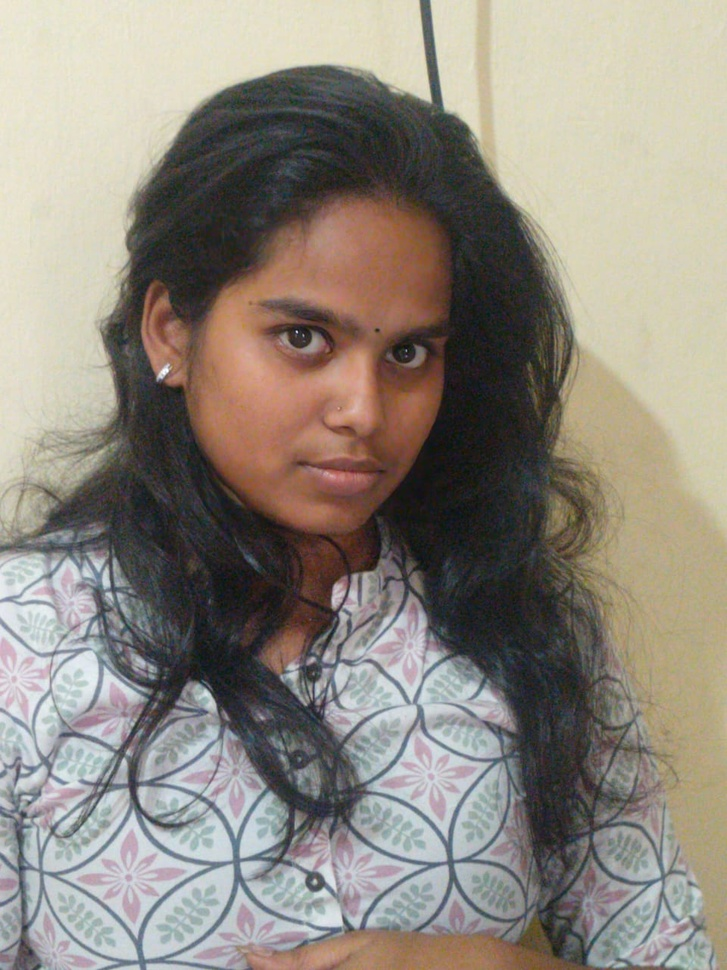
#> input picture testing_sandbox/base.jpg, 727 x 970 px, shrunk from 960 x 1280 before the run
$ python augment_test.py
#> lines starting #> are read from the running program, lines starting #| are printed output that depends on the picture
import cv2
import os
import numpy as np

# Automatically find the path where this specific test script is saved
SANDBOX_DIR = os.path.dirname(os.path.abspath(__file__))
BASE_IMAGE_PATH = os.path.join(SANDBOX_DIR, "base.jpg")

# 1. Verification Check
if not os.path.exists(BASE_IMAGE_PATH):
    print(f"❌ Error: Cannot find 'base.jpg' inside the testing folder!")
    print(f"Please drop a face image into: {SANDBOX_DIR} and rename it to 'base.jpg'")
    exit()

print("🎯 Base image verified. Initializing augmentation sandbox routines...")
img = cv2.imread(BASE_IMAGE_PATH)
#> img is the input picture: shape (970, 727, 3); mean B, G, R 126.8, 136.8, 143.8

# ==========================================
# 2. DEFINING EXPERIMENTAL VISUAL FILTERS
# ==========================================

def adjust_brightness(image, value):
    """Brightens or darkens the image matrix smoothly using HSV color space."""
    hsv = cv2.cvtColor(image, cv2.COLOR_BGR2HSV)
    h, s, v = cv2.split(hsv)
    # Safely prevent overflow/underflow when modifying pixel brightness values
    v = np.clip(v.astype(int) + value, 0, 255).astype(np.uint8)
    return cv2.cvtColor(cv2.merge((h, s, v)), cv2.COLOR_HSV2BGR)

def tilt_angle(image, angle):
    """Rotates the image to simulate slight head tilting positions."""
    h, w = image.shape[:2]
    center = (w // 2, h // 2)
    rotation_matrix = cv2.getRotationMatrix2D(center, angle, 1.0)
    return cv2.warpAffine(image, rotation_matrix, (w, h), borderMode=cv2.BORDER_REPLICATE)

def apply_blur(image, intensity=5):
    """Adds a smooth Gaussian blur to simulate webcam streaming motion noise."""
    return cv2.GaussianBlur(image, (intensity, intensity), 0)

# ==========================================
# 3. GENERATION REGISTRY
# ==========================================
# This dictionary maps clear labels to the processed image matrices
test_variations = {
    "test_bright": adjust_brightness(img, 45),
    "test_dim": adjust_brightness(img, -45),
    "test_high_contrast": cv2.convertScaleAbs(img, alpha=1.3, beta=0),
    "test_low_contrast": cv2.convertScaleAbs(img, alpha=0.7, beta=0),
    "test_tilt_left": tilt_angle(img, -8),
    "test_tilt_right": tilt_angle(img, 8),
    "test_mirrored": cv2.flip(img, 1),
    "test_motion_blur": apply_blur(img, 5)
}
#> in adjust_brightness, `hsv = cv2.cvtColor(image, cv2.COLOR_BGR2HSV)`: hsv: shape (970, 727, 3); mean H, S, V 58.7, 48.3, 148
#> in adjust_brightness, `h, s, v = cv2.split(hsv)`:
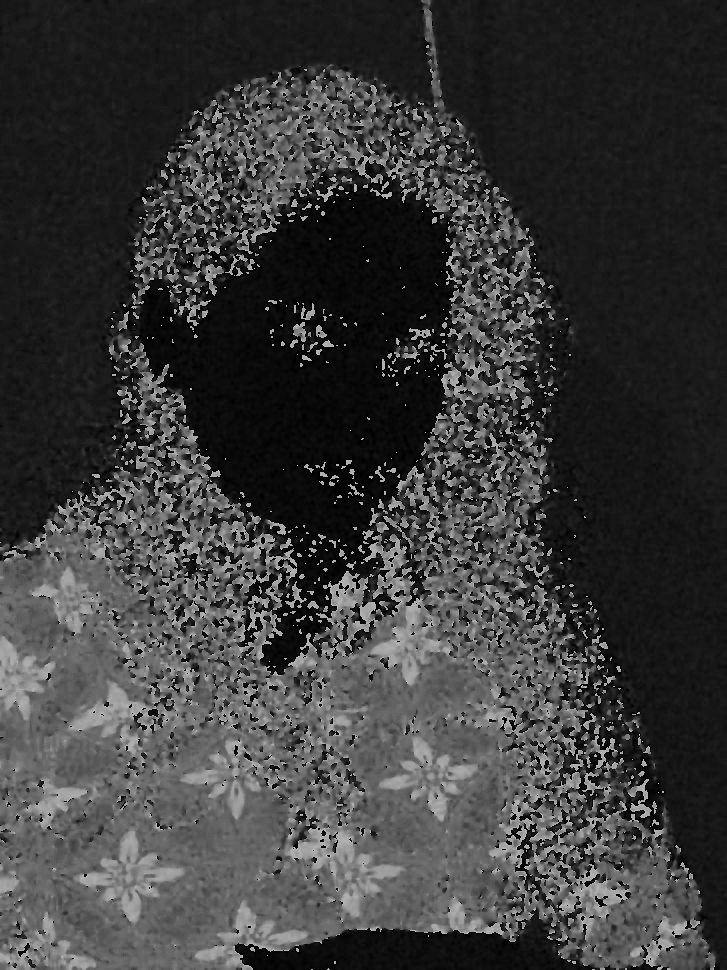
#> h: shape (970, 727); min 0, max 179, mean 58.7
#> in adjust_brightness, `h, s, v = cv2.split(hsv)`:
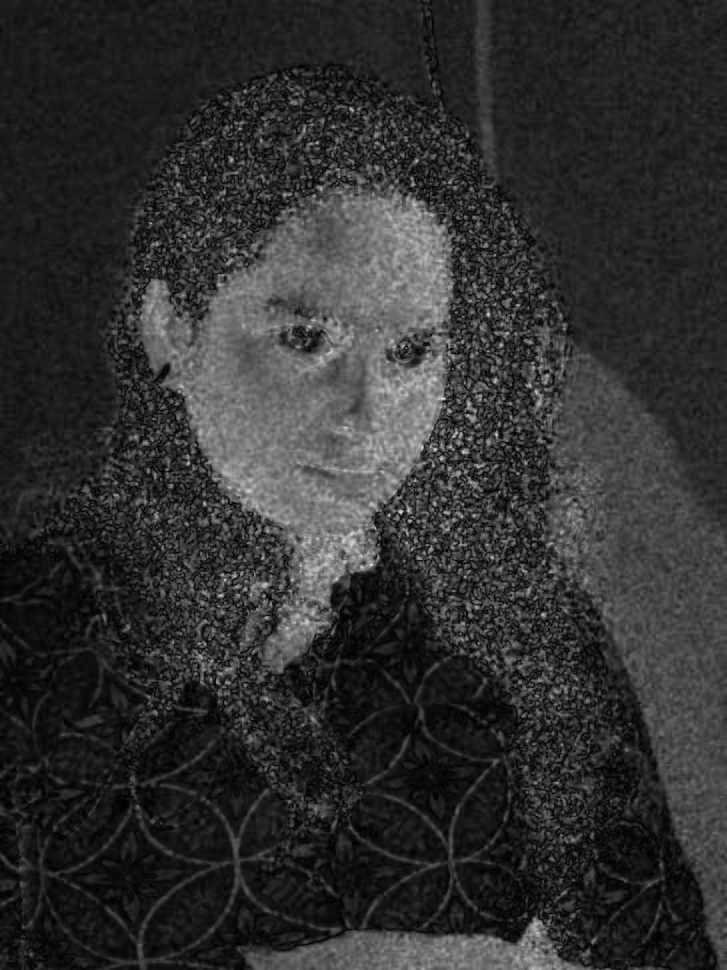
#> s: shape (970, 727); min 0, max 233, mean 48.3
#> call 2 of adjust_brightness, with value = -45
#> in adjust_brightness (call 2), `v = np.clip(v.astype(int) + value, 0, 255).astype(np.uint8)`:
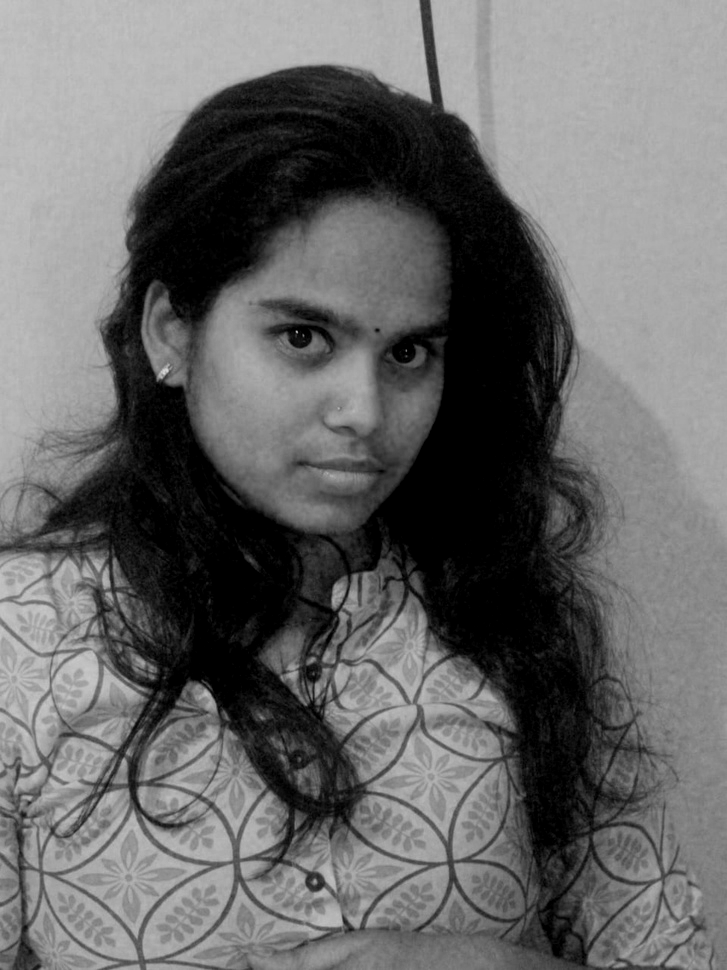
#> v: shape (970, 727); min 0, max 210, mean 103.8
#> in adjust_brightness (call 2), `return cv2.cvtColor(cv2.merge((h, s, v)), cv2.COLOR_HSV2BGR)`:
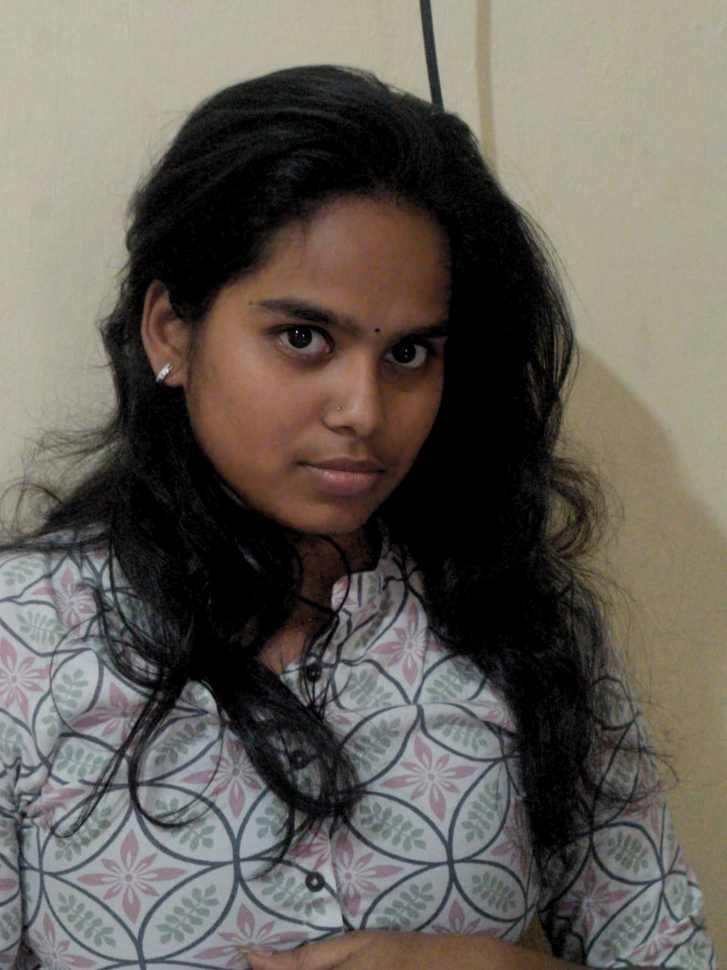
#> returned value: shape (970, 727, 3); mean B, G, R 88.8, 96.2, 101.3
#> in tilt_angle, `h, w = image.shape[:2]`: h = 970; w = 727
#> in tilt_angle, `center = (w // 2, h // 2)`: center = (363, 485)
#> in tilt_angle, `rotation_matrix = cv2.getRotationMatrix2D(center, angle, 1.0)`: rotation_matrix = [[0.99, -0.139, 71.03], [0.139, 0.99, -45.8]]
#> in tilt_angle, `return cv2.warpAffine(image, rotation_matrix, (w, h), borderMode=cv2.B..`:
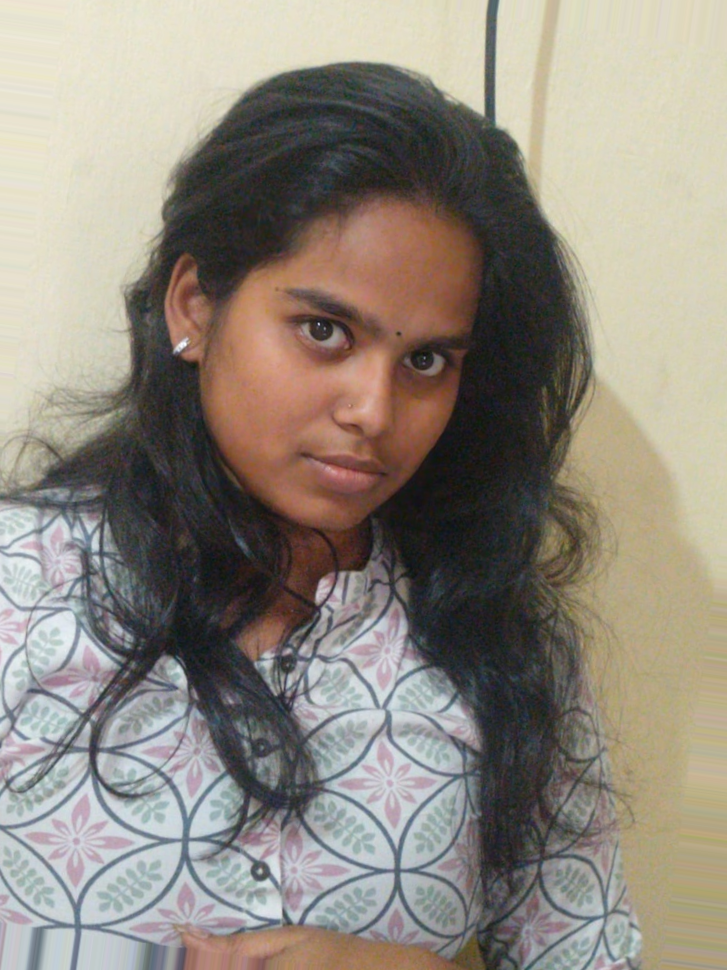
#> returned value: shape (970, 727, 3); mean of channels 0, 1, 2 126.6, 137.3, 144.6; drawn as B, G, R
#> call 2 of tilt_angle, with angle = 8
#> in tilt_angle (call 2), `rotation_matrix = cv2.getRotationMatrix2D(center, angle, 1.0)`: rotation_matrix = [[0.99, 0.139, -63.97], [-0.139, 0.99, 55.24]]
#> in tilt_angle (call 2), `return cv2.warpAffine(image, rotation_matrix, (w, h), borderMode=cv2.B..`:
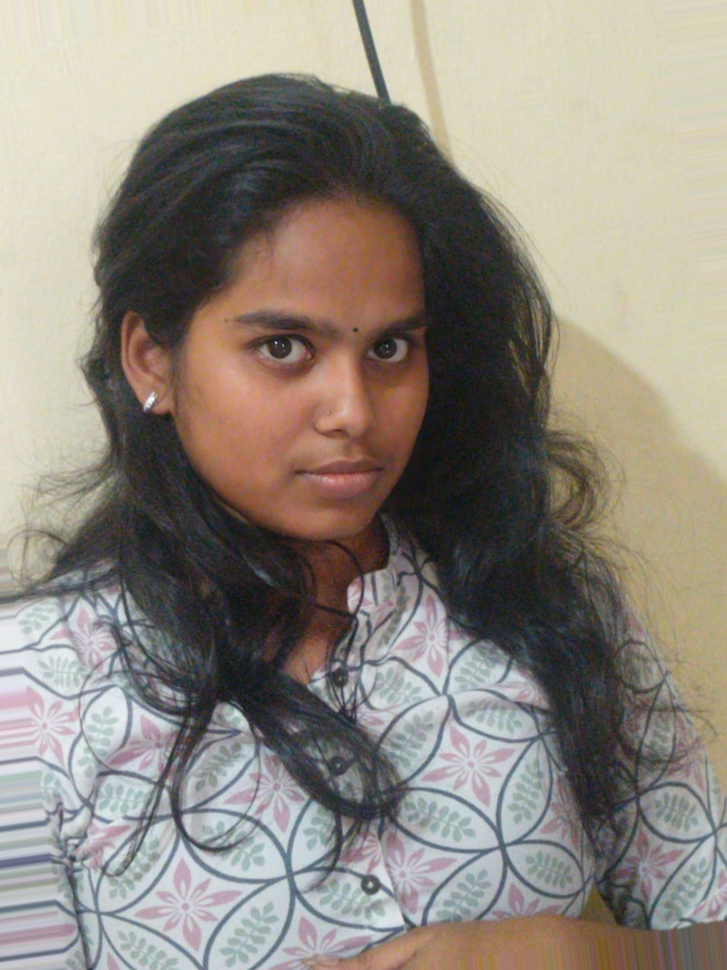
#> returned value: shape (970, 727, 3); mean of channels 0, 1, 2 126.6, 136.3, 143.4; drawn as B, G, R

# ==========================================
# 4. EXPORT ENGINE
# ==========================================
print("\n🚀 Exporting generated visual assets to sandbox...")
generated_count = 0

for file_label, processed_matrix in test_variations.items():
    output_filename = f"{file_label}.jpg"
    destination_path = os.path.join(SANDBOX_DIR, output_filename)

    # Save the output file to disk
    cv2.imwrite(destination_path, processed_matrix)
    generated_count += 1
    print(f" 💾 Saved: {output_filename}")
#> this loop made 8 passes
#> (file_label, output_filename) on passes 1 to 8: ('test_bright', 'test_bright.jpg'), ('test_dim', 'test_dim.jpg'), ('test_high_contrast', 'test_high_contrast.jpg'), ('test_low_contrast', 'test_low_contrast.jpg'), ('test_tilt_left', 'test_tilt_left.jpg'), ('test_tilt_right', 'test_tilt_right.jpg'), ('test_mirrored', 'test_mirrored.jpg'), ('test_motion_blur', 'test_motion_blur.jpg')
#|  💾 Saved: test_bright.jpg
#|  💾 Saved: test_dim.jpg
#|  💾 Saved: test_high_contrast.jpg
#|  💾 Saved: test_low_contrast.jpg
#|  💾 Saved: test_tilt_left.jpg
#|  💾 Saved: test_tilt_right.jpg
#|  💾 Saved: test_mirrored.jpg
#|  💾 Saved: test_motion_blur.jpg
#> after the loop, generated_count = 8

print(f"\n✅ Pipeline test complete! {generated_count} experimental variations created safely.")
#| ✅ Pipeline test complete! 8 experimental variations created safely.
print(f"📂 Open your '{os.path.basename(SANDBOX_DIR)}' folder to view the results side by side!")
#| 📂 Open your 'testing_sandbox' folder to view the results side by side!

$ run again, with testing_sandbox/test_mirrored.jpg copied over testing_sandbox/base.jpg
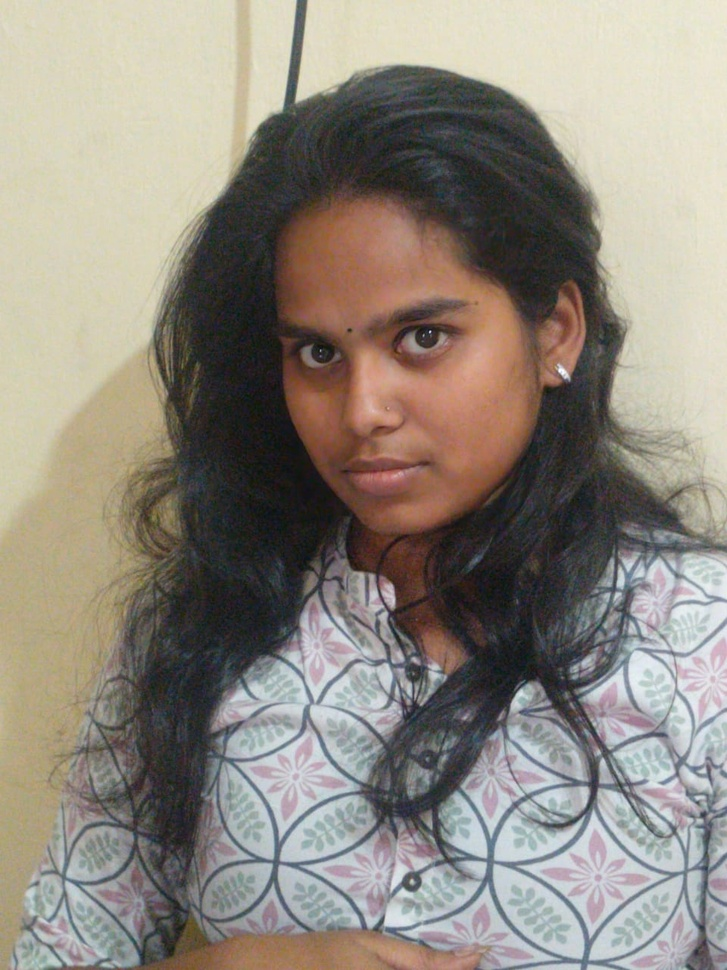
#> input picture testing_sandbox/test_mirrored.jpg, 727 x 970 px, shrunk from 960 x 1280 before the run
#> img is the input picture: shape (970, 727, 3); mean B, G, R 126.8, 136.8, 143.8
#> hsv: shape (970, 727, 3); mean H, S, V 58.4, 47, 147.8
#> in tilt_angle, `h, w = image.shape[:2]`: h = 970; w = 727
#> center = (363, 485)
#> rotation_matrix = [[0.99, -0.139, 71.03], [0.139, 0.99, -45.8]]
#> in tilt_angle, `return cv2.warpAffine(image, rotation_matrix, (w, h), borderMode=cv2.B..`:
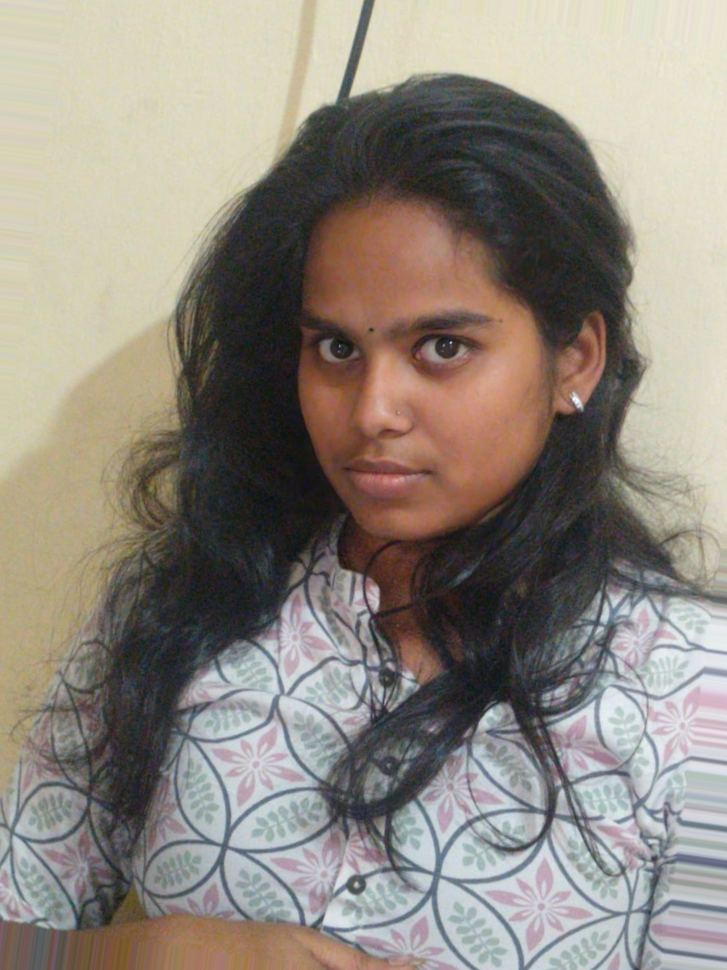
#> returned value: shape (970, 727, 3); mean of channels 0, 1, 2 126.7, 136.3, 143.4; drawn as B, G, R
#> rotation_matrix = [[0.99, 0.139, -63.97], [-0.139, 0.99, 55.24]]
#> in tilt_angle (call 2), `return cv2.warpAffine(image, rotation_matrix, (w, h), borderMode=cv2.B..`:
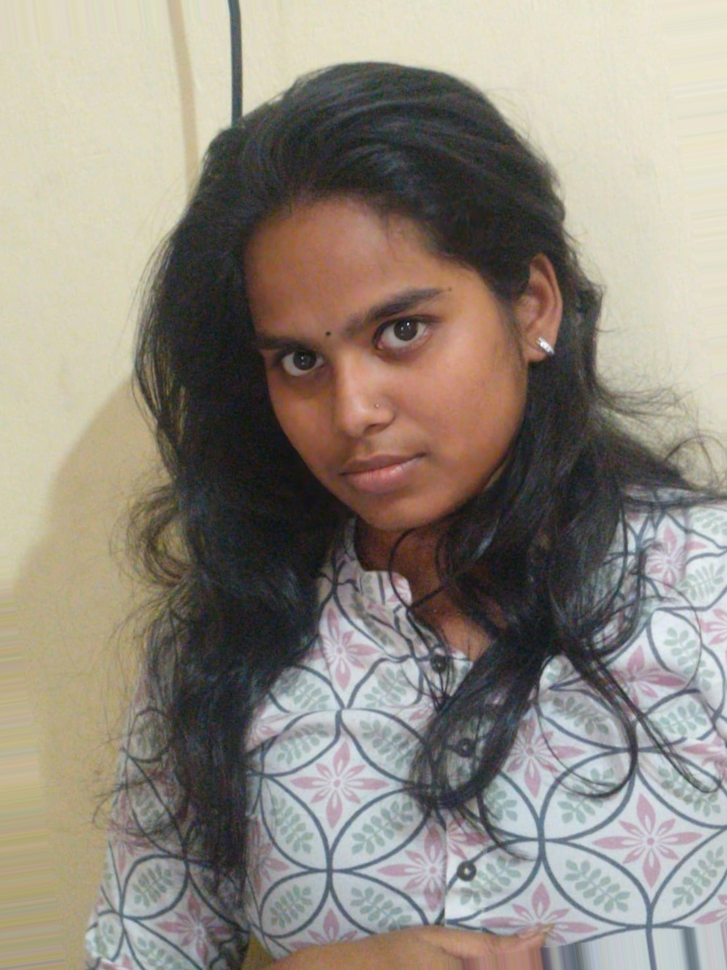
#> returned value: shape (970, 727, 3); mean of channels 0, 1, 2 126.6, 137.3, 144.6; drawn as B, G, R
#> the loop `for file_label, processed_matrix in test_variations.items():` made 8 passes
#> (file_label, output_filename) on passes 1 to 8: ('test_bright', 'test_bright.jpg'), ('test_dim', 'test_dim.jpg'), ('test_high_contrast', 'test_high_contrast.jpg'), ('test_low_contrast', 'test_low_contrast.jpg'), ('test_tilt_left', 'test_tilt_left.jpg'), ('test_tilt_right', 'test_tilt_right.jpg'), ('test_mirrored', 'test_mirrored.jpg'), ('test_motion_blur', 'test_motion_blur.jpg')
#> (printed output is left out)
#> after the loop `for file_label, processed_matrix in test_variations.items():`: generated_count = 8
#| ✅ Pipeline test complete! 8 experimental variations created safely.
#| 📂 Open your 'testing_sandbox' folder to view the results side by side!
